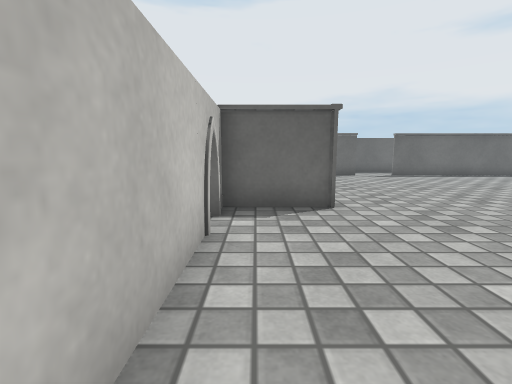
view 1 (above)

16 first-person views from a walk through a scene from a Unity 3-D project. The camera is 0.57 m above the floor, tilts 8° down and sees 85° across. The floor is counted in squares, 0.5 m on a side. Each view is taken from the middle of a square. On the plan, view 1 faces up. The plan holds only what a view shows up to about 12 squares ahead; the rest is blank. The place goes on beyond the plan. Surface patterns are stand-ins for the level's own textures.

view 2
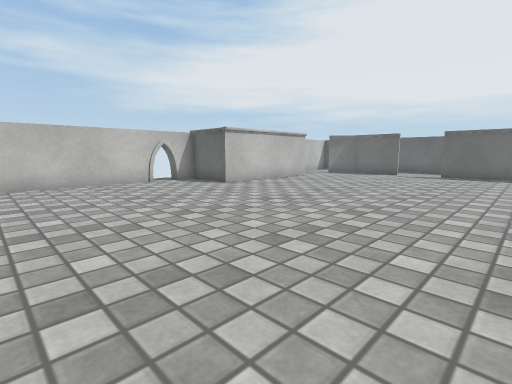

view 3
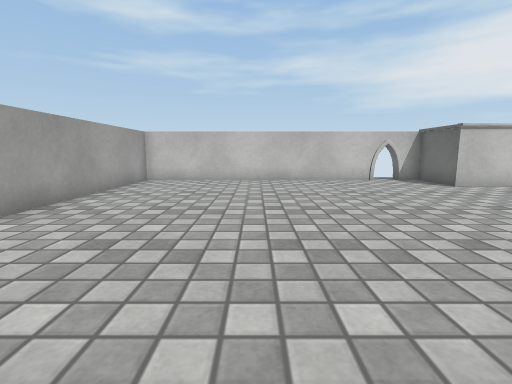

view 4
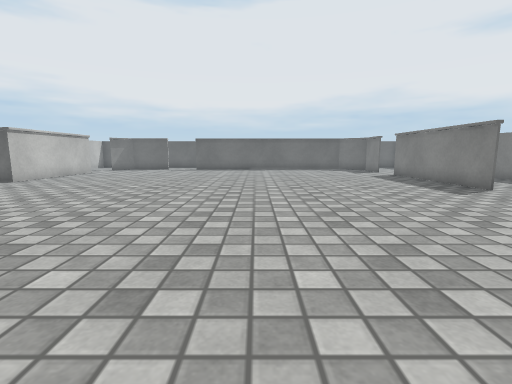

view 5
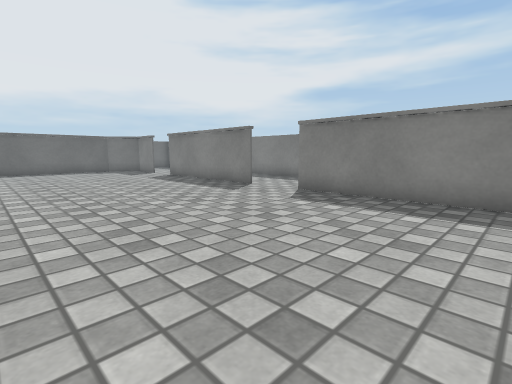

view 6
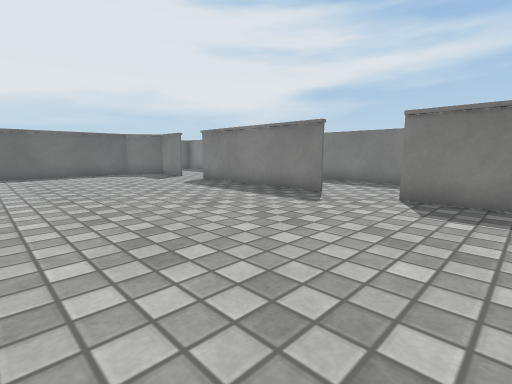

view 7
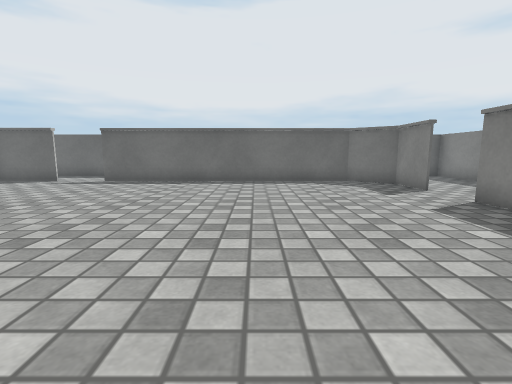

view 8
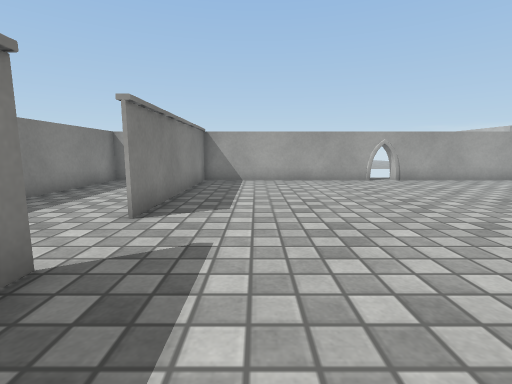

view 9
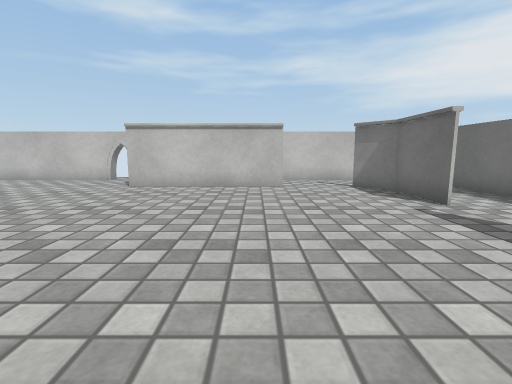

view 10
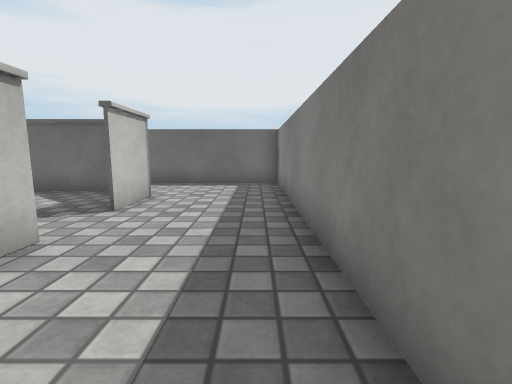

view 11
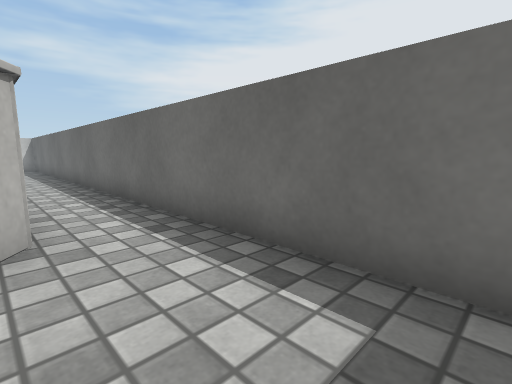

view 12
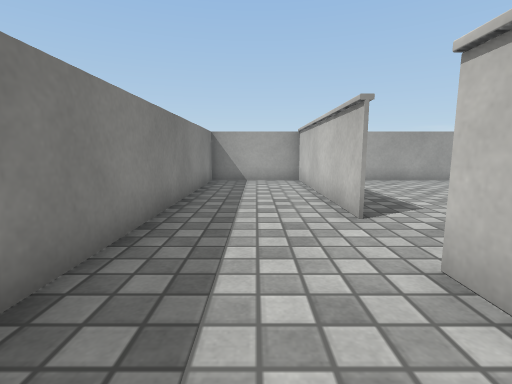

view 13
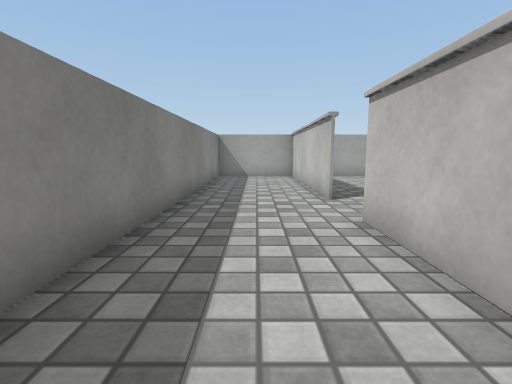

view 14
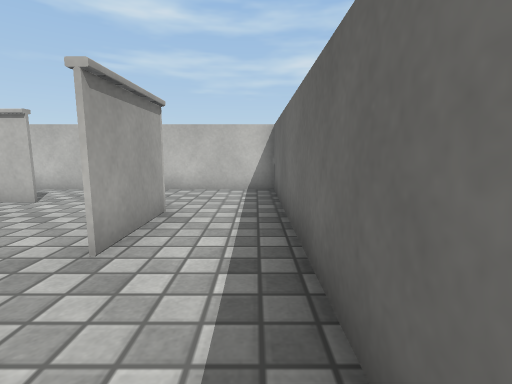

view 15
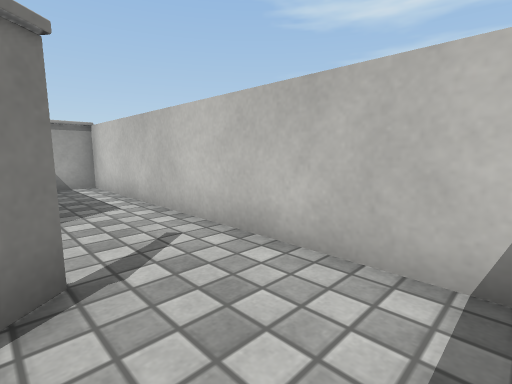

view 16
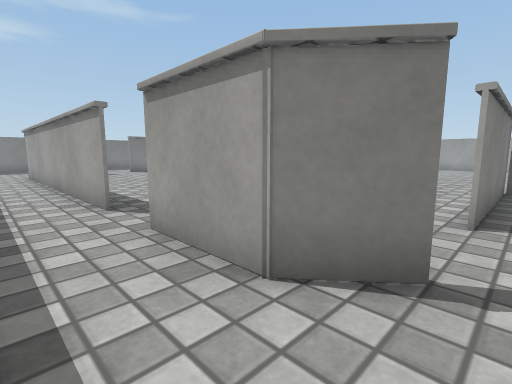

### Floor plan
Points are (right, up) in squares from view 1. A wall is a line through its corners. A room is listed if a view was taken in it or the views show most of it. See-through windows are left out.
Room 1 (views 1, 2, 3, 4, 5, 6, 7, 8, 9, 10, 11, 12, 13, 14, 15, 16)
walls: (18.1, 3.4) (18.1, 9.5); (18.2, 6.2) (18.2, 3.4); (1.6, 5.6) (1.6, 11) (1.6, 5.8) (-0.8, 5.8); (18.2, 1.4) (18.2, -5.6); (18.2, 9.5) (18.2, 8.9); (6.9, 14.2) (16.6, 14.2); (18.1, 11.4) (18.1, 13.2) (16.7, 14.3) (6.8, 14.2); (-0.5, 4.6) (-0.9, 4); (-0.8, 5.9) (1.5, 5.9); (16.7, 14.4) (17.2, 14); (18.2, 13.2) (18.2, 11.4); (1.5, 13.3) (2.6, 14.2) (5.1, 14.2) (2.6, 14.1) (1.6, 13.3); (18.1, -5.6) (18.1, 1.4); (-0.7, -5.6) (21.8, -5.6) (21.8, 16.6) (-0.7, 16.6) (-0.7, -5.6)

Where each view was taken, in squares from view 1:
view 1: 0 up, 0 right, facing up
view 2: 1 down, 10 right, facing up-left
view 3: 1 down, 11 right, facing left
view 4: 5 down, 11 right, facing up
view 5: 4 down, 11 right, facing up-right
view 6: 1 down, 11 right, facing up-right
view 7: 3 up, 13 right, facing up
view 8: 6 up, 16 right, facing down
view 9: 10 up, 11 right, facing left
view 10: 6 up, 21 right, facing up
view 11: 14 up, 21 right, facing up-left
view 12: 6 up, 20 right, facing down
view 13: 8 up, 20 right, facing down
view 14: 16 up, 8 right, facing left
view 15: 16 up, 2 right, facing down-left
view 16: 16 up, 1 right, facing down-right
